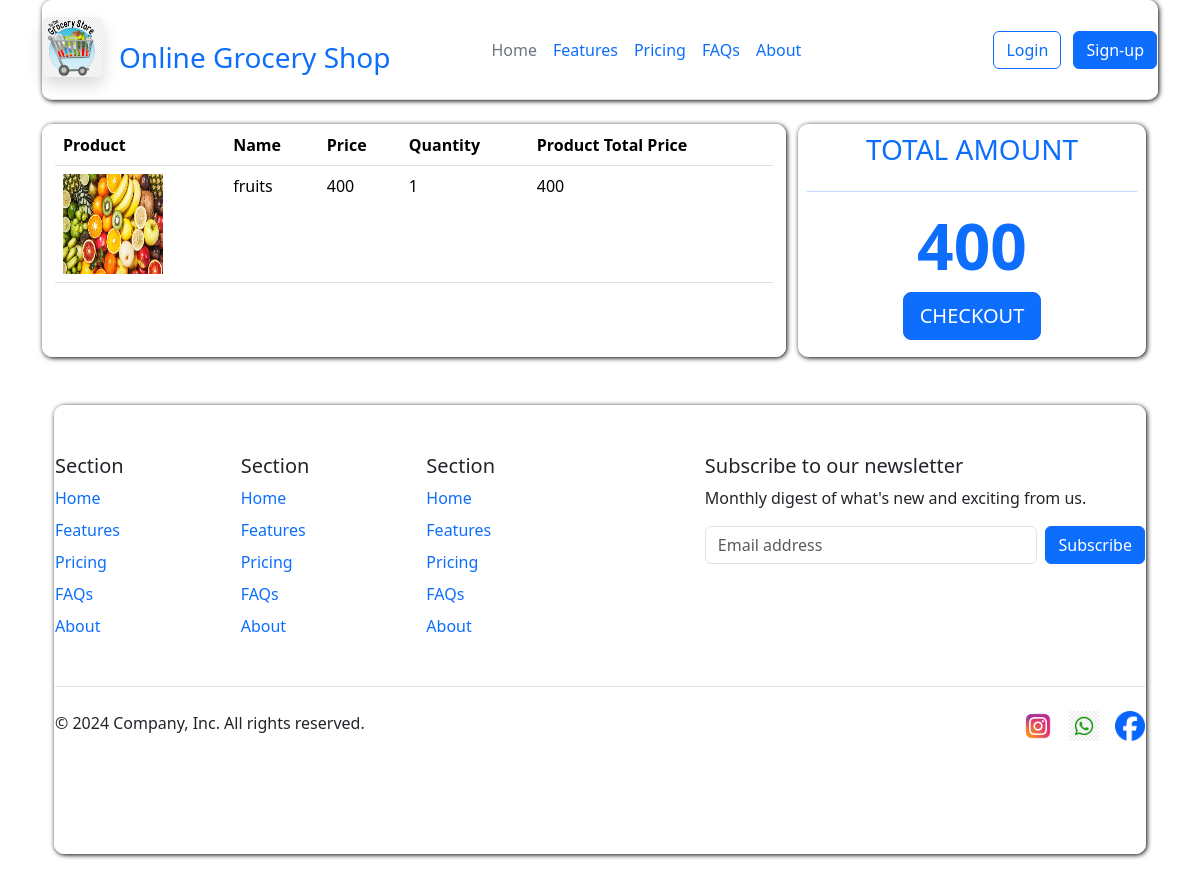
The page /view_cart/ (signed in) on the database its author committed.
### myapp/models.py (models this page shows, shortened)
class Cart(models.Model):
    user=models.ForeignKey(Userdata,on_delete=models.CASCADE)
    product_item=models.ForeignKey(Product,on_delete=models.CASCADE)
    quantity=models.PositiveIntegerField(default=1)

class Product(models.Model):
    product_name=models.CharField(max_length=100)
    product_image=models.ImageField(upload_to="product/")
    ogcost=models.IntegerField()
    dcost=models.IntegerField()
    desc=models.TextField()

### myapp/views.py (the view)
# urls.py: path('view_cart/',views.view_cart,name="view_cart"),
def view_cart(request):
    email=request.session['email']
    user=Userdata.objects.get(email=email)
    cart_item=Cart.objects.filter(user=user)
    total_sum=sum(i.product_item.dcost * i.quantity for i in cart_item)
    return render(request,'cart.html',{'cart_items':cart_item,'total_sum':total_sum})

### templates/cart.html (shortened to what this page needs)
<!DOCTYPE html>
<html lang="en">
<head>
    {% load static %}
    <link href="https://cdn.jsdelivr.net/npm/bootstrap@5.3.3/dist/css/bootstrap.min.css" rel="stylesheet">
</head>
<body>
  {% load mathfilters %}
    <div class="container">
        <header class="d-flex flex-wrap align-items-center justify-content-center justify-content-md-between py-3 mb-4 border-bottom">
          <div class="col-md-4 mb-2 mb-md-0">
            <a href="/" class="d-inline-flex link-body-emphasis text-decoration-none">
              <img  src="{% static 'logo.png' %}" height="60px" width="60px" alt="" class="rounded shadow">
              <h3 class="text-primary mt-4 ms-3">
                Online Grocery Shop
              </h3>
            </a>
          </div>
          <ul class="nav col-12 col-md-auto mb-2 justify-content-center mb-md-0">
            <li><a href="#" class="nav-link px-2 link-secondary">Home</a></li>
            <li><a href="#" class="nav-link px-2 text-primary">Features</a></li>
            <li><a href="#" class="nav-link px-2 text-primary">Pricing</a></li>
            <li><a href="#" class="nav-link px-2 text-primary">FAQs</a></li>
            <li><a href="#" class="nav-link px-2 text-primary">About</a></li>
          </ul>
          <div class="col-md-3 text-end">
            <a href="{% url 'login' %}"><button type="button" class="btn btn-outline-primary text-primary me-2">Login</button></a>
            <a href="{% url 'signup' %}"> <button type="button" class="btn btn-primary">Sign-up</button></a>
          </div>
        </header>
        <div class="container mb-5">
          <div class="row">
            <div class="col-8 list">
              <table class="table">
                <tr>
                  <th>Product</th>
                  <th>Name</th>
                  <th>Price</th>
                  <th>Quantity</th>
                  <th>Product Total Price</th>
                </tr>
                {% for i in cart_items %}
                <tr>
                  <td>
                    <img src="{{i.product_item.product_image.url}}" width="100px" height="100px" alt="">
                  </td>
                  <td>
                    {{i.product_item.product_name}}
                  </td>
                  <td>
                    {{i.product_item.dcost}}
                  </td>
                  <td>
                    {{i.quantity}}
                  </td>
                  <td>
                    {{i.product_item.dcost|mul:i.quantity}}
                  </td>
                </tr>
                {% endfor %}
              </table>
            </div>
            <div class="col-4">
              <div class="card text-primary list">
                <div class="text-center">
                  <h3 class="py-2 text-primary rounded-3">
                    TOTAL AMOUNT
                  </h3>
                  <hr class="mx-2">
                  <h1 class="display-3 fw-bold">
                    {{total_sum}}
                  </h1>
                  <a href="{% url 'checkout' %}?amount={{total_sum}}" class="btn btn-primary btn-lg mb-3">CHECKOUT</a>
                </div>
              </div>
            </div>
          </div>
        </div>
          <div class="container hero mt-5 mb-5">
            <footer class="py-5">
              <div class="row">
                <div class="col-6 col-md-2 mb-3">
                  <h5>Section</h5>
                  <ul class="nav flex-column">
                    <li class="nav-item mb-2"><a href="#" class="nav-link p-0 text-primary">Home</a></li>
                    <li class="nav-item mb-2"><a href="#" class="nav-link p-0 text-primary">Features</a></li>
                    <li class="nav-item mb-2"><a href="#" class="nav-link p-0 text-primary">Pricing</a></li>
                    <li class="nav-item mb-2"><a href="#" class="nav-link p-0 text-primary">FAQs</a></li>
                    <li class="nav-item mb-2"><a href="#" class="nav-link p-0 text-primary">About</a></li>
                  </ul>
                </div>
                <div class="col-6 col-md-2 mb-3">
                  <h5>Section</h5>
                  <ul class="nav flex-column">
                    <li class="nav-item mb-2"><a href="#" class="nav-link p-0 text-primary">Home</a></li>
                    <li class="nav-item mb-2"><a href="#" class="nav-link p-0 text-primary">Features</a></li>
                    <li class="nav-item mb-2"><a href="#" class="nav-link p-0 text-primary">Pricing</a></li>
                    <li class="nav-item mb-2"><a href="#" class="nav-link p-0 text-primary">FAQs</a></li>
                    <li class="nav-item mb-2"><a href="#" class="nav-link p-0 text-primary">About</a></li>
                  </ul>
                </div>
                <div class="col-6 col-md-2 mb-3">
                  <h5>Section</h5>
                  <ul class="nav flex-column">
                    <li class="nav-item mb-2"><a href="#" class="nav-link p-0 text-primary">Home</a></li>
                    <li class="nav-item mb-2"><a href="#" class="nav-link p-0 text-primary">Features</a></li>
                    <li class="nav-item mb-2"><a href="#" class="nav-link p-0 text-primary">Pricing</a></li>
                    <li class="nav-item mb-2"><a href="#" class="nav-link p-0 text-primary">FAQs</a></li>
                    <li class="nav-item mb-2"><a href="#" class="nav-link p-0 text-primary">About</a></li>
                  </ul>
                </div>
                <div class="col-md-5 offset-md-1 mb-3">
                  <form>
                    <h5>Subscribe to our newsletter</h5>
                    <p>Monthly digest of what's new and exciting from us.</p>
                    <div class="d-flex flex-column flex-sm-row w-100 gap-2">
                      <input id="newsletter1" type="text" class="form-control" placeholder="Email address">
                      <button class="btn btn-primary" type="button">Subscribe</button>
                    </div>
                  </form>
                </div>
              </div>
              <div class="d-flex flex-column flex-sm-row justify-content-between py-4 my-4 border-top">
               <p>&copy; 2024 Company, Inc. All rights reserved.</p>
                <ul class="list-unstyled d-flex">
                  <li class="ms-3"><a class="link-body-emphasis" href="#"><img src="{% static 'insta.png' %}" alt="" width="30px" height="30px"></a></li>
                  <li class="ms-3"><a class="link-body-emphasis" href="#"><img src="{% static 'whatsapp.png' %}" alt="" width="30px" height="30px"></a></li>
                  <li class="ms-3"><a class="link-body-emphasis" href="#"><img src="{% static 'facebook.png' %}" alt="" width="30px" height="30px"></a></li>
                </ul>
              </div>
            </footer>
      </div>
</body>
</html>

### templates/cart.html (style rules this page uses)
header { border: 1px solid #fff; border-radius: 10px; box-shadow: 1px 1px 5px #000; }
.list { border: 1px solid #fff; border-radius: 10px; box-shadow: 1px 1px 5px #000; }
footer { border: 1px solid #fff; border-radius: 10px; box-shadow: 1px 1px 5px #000; }

### rows shown on the page
Cart: product_item.product_image (picture), product_item.product_name "fruits", product_item.dcost "400", quantity "1", product_item.dcost|mul "400"

### other values the page prints
{{ total_sum }} "400"
